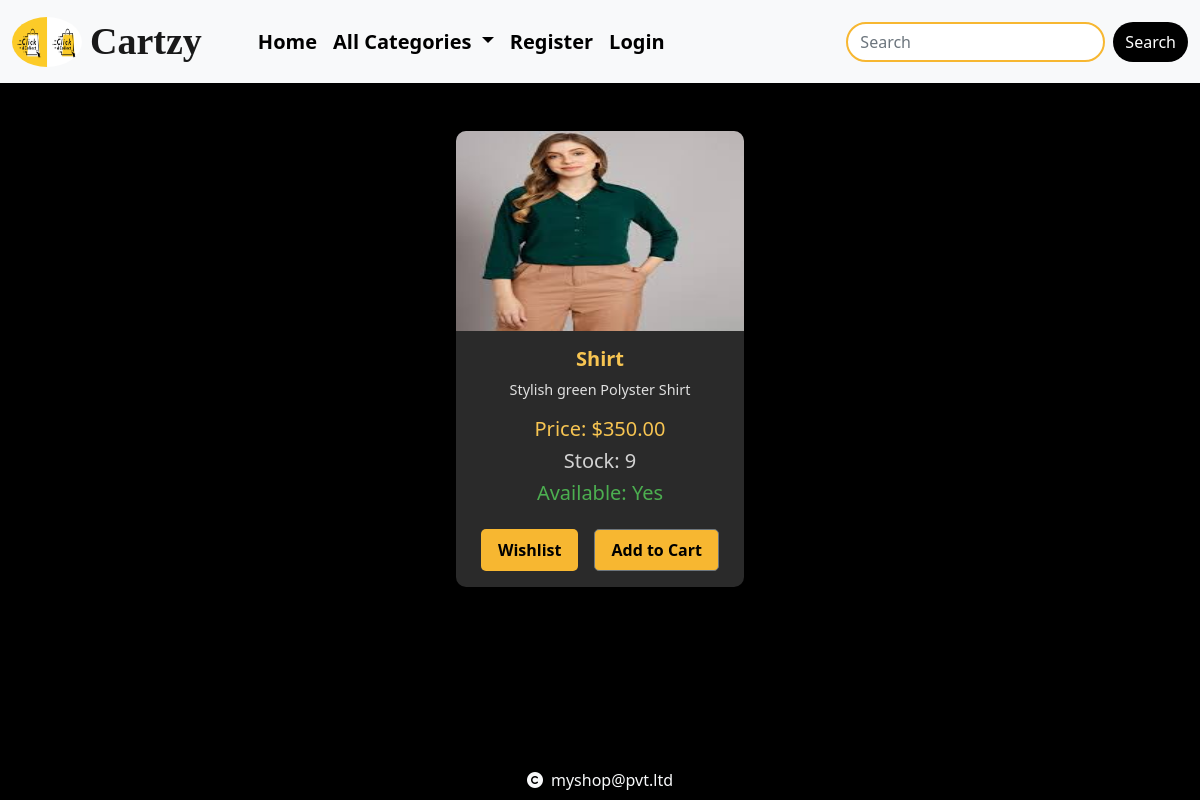
/detail/1, run on the app's committed database.
### shop/models.py (models this page shows, shortened)
class Product(models.Model):
    name = models.CharField(max_length=20)
    desc = models.TextField()
    image = models.ImageField(upload_to="products")
    price=models.DecimalField(max_digits=10,decimal_places=2)
    stock=models.IntegerField()
    available=models.BooleanField(default=True)
    created=models.DateTimeField(auto_now_add=True)# one time
    updated=models.DateTimeField(auto_now=True)  #change every tym we update the record
    category=models.ForeignKey(Category,on_delete=models.CASCADE)

### shop/views.py (the view)
# urls.py: path('detail/<int:p>', views.detail, name="detail"),
def detail(request,p):
    p=Product.objects.get(id=p)
    return render(request,'detail.html',{'product':p})

### cart/context_processors.py (called while the page is built, shortened)
def count_items(request):
    u=request.user
    count=0
    return {'c':count}

### shop/context_processors.py (called while the page is built)
def menu_links(request):
    c=Category.objects.all()
    return {'links':c}

### templates/detail.html
{% extends 'base.html' %}
{% load static %}
{% block content %}
<div class="container mb-5 mt-5">
    <div class="row justify-content-center" style="margin-bottom: 200px;">
        <div class="col-sm-4">
            <div class="card mx-auto border-0" style="width: 18rem; background-color: #2a2a2a; border-radius: 10px; box-shadow: 0 6px 15px rgba(0, 0, 0, 0.2);">
                <img src="{{product.image.url}}" height="200px" width="100%" class="card-img-top" alt="..." style="border-top-left-radius: 10px; border-top-right-radius: 10px;">
                <div class="card-body text-center" style="color: #f7c552;">
                    <h5 class="card-title" style="font-size: 1.25rem; font-weight: bold;">{{product.name}}</h5>
                    <p class="card-text" style="color: #e0e0e0; font-size: 0.9rem;">{{product.desc}}</p>
                    <h5 class="card-title" style="color: #f7c552;">Price: ${{product.price}}</h5>
                    <h5 class="card-title" style="color: #d3d3d3;">Stock: {{product.stock}}</h5>
                    {% if product.available %}
                        <h5 class="card-title" style="color: #4caf50;">Available: Yes</h5>
                    {% else %}
                        <h5 class="card-title" style="color: #f44336;">Available: No</h5>
                    {% endif %}
                    <div class="d-flex justify-content-center gap-3 mt-4">
                        <a href="#" class="btn" style="background-color: #f7b731; color: black; border-radius: 5px; padding: 8px 16px; font-weight: 600; transition: transform 0.3s;">
                            Wishlist
                        </a>
                        {% if user.is_superuser == True %}
                            {% if product.stock > 0 %}
                                <h5 style="color: #4caf50; font-size: 0.9rem; margin-top: 10px;">Product in stock</h5>
                                <a href="{% url 'admin:index' %}" class="btn btn-secondary" style="background-color: #3c3c3c; color: #f7c552; border-radius: 5px; padding: 8px 16px; transition: background-color 0.3s;">
                                    Add Stock
                                </a>
                            {% else %}
                                <h5 style="color: #f44336; font-size: 0.9rem; margin-top: 10px;">Product out of stock</h5>
                                <a href="{% url 'admin:index' %}" class="btn btn-secondary" style="background-color: #3c3c3c; color: #f7c552; border-radius: 5px; padding: 8px 16px; transition: background-color 0.3s;">
                                    Add Stock
                                </a>
                            {% endif %}
                        {% else %}
                            {% if product.stock > 0 %}
                                <a href="{% url 'cart:addtocart' product.id %}" class="btn btn-secondary" style="background-color: #f7b731; color: black; border-radius: 5px; padding: 8px 16px; font-weight: 600; transition: transform 0.3s;">
                                    Add to Cart
                                </a>
                            {% else %}
                                <h5 style="color: #f44336; font-size: 0.9rem; margin-top: 10px;">Out of stock</h5>
                            {% endif %}
                        {% endif %}
                    </div>
                </div>
            </div>
        </div>
    </div>
</div>
{% endblock %}

### static/css/style.css (style rules this page uses)
body { background-color:black; color:white }

### templates/base.html (style rules this page uses)
body { background-color: black; color: white; }

### data on the page
Product: image (picture), name "Shirt", desc "Stylish green Polyster Shirt", price "350.00", stock "9"
